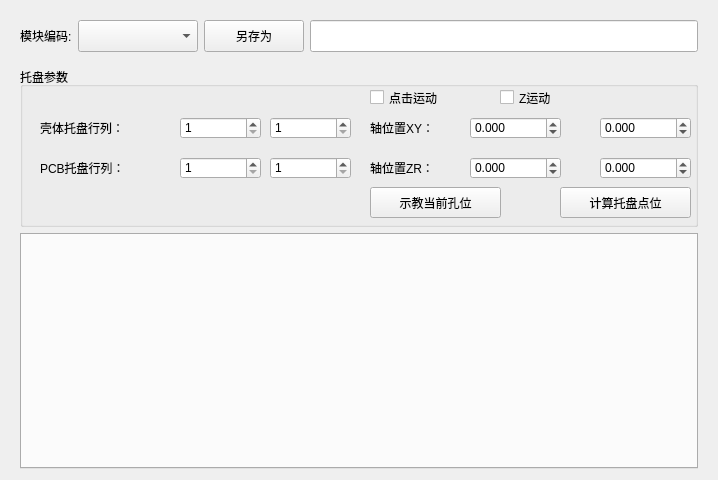
<?xml version="1.0" encoding="UTF-8"?>
<ui version="4.0">
 <class>WidgetRecipeTray</class>
 <widget class="QWidget" name="WidgetRecipeTray">
  <property name="geometry">
   <rect>
    <x>0</x>
    <y>0</y>
    <width>718</width>
    <height>480</height>
   </rect>
  </property>
  <property name="focusPolicy">
   <enum>Qt::StrongFocus</enum>
  </property>
  <property name="windowTitle">
   <string>Form</string>
  </property>
  <layout class="QVBoxLayout" name="verticalLayout_2">
   <item>
    <widget class="QWidget" name="widget_recipe" native="true">
     <property name="sizePolicy">
      <sizepolicy hsizetype="Preferred" vsizetype="Fixed">
       <horstretch>0</horstretch>
       <verstretch>0</verstretch>
      </sizepolicy>
     </property>
     <property name="minimumSize">
      <size>
       <width>0</width>
       <height>45</height>
      </size>
     </property>
     <property name="maximumSize">
      <size>
       <width>16777215</width>
       <height>50</height>
      </size>
     </property>
     <layout class="QGridLayout" name="gridLayout">
      <item row="0" column="0">
       <widget class="QLabel" name="label_3">
        <property name="text">
         <string>模块编码:</string>
        </property>
       </widget>
      </item>
      <item row="0" column="1">
       <widget class="QComboBox" name="comboBox_Recipe">
        <property name="sizePolicy">
         <sizepolicy hsizetype="Preferred" vsizetype="Preferred">
          <horstretch>0</horstretch>
          <verstretch>0</verstretch>
         </sizepolicy>
        </property>
        <property name="minimumSize">
         <size>
          <width>120</width>
          <height>0</height>
         </size>
        </property>
        <property name="styleSheet">
         <string notr="true">QComboBox{font:20px;height: 50px;}</string>
        </property>
       </widget>
      </item>
      <item row="0" column="2">
       <widget class="QPushButton" name="btnSave">
        <property name="sizePolicy">
         <sizepolicy hsizetype="Minimum" vsizetype="Preferred">
          <horstretch>0</horstretch>
          <verstretch>0</verstretch>
         </sizepolicy>
        </property>
        <property name="minimumSize">
         <size>
          <width>100</width>
          <height>0</height>
         </size>
        </property>
        <property name="text">
         <string>另存为</string>
        </property>
       </widget>
      </item>
      <item row="0" column="3">
       <widget class="QLineEdit" name="lineEdit">
        <property name="sizePolicy">
         <sizepolicy hsizetype="Expanding" vsizetype="Preferred">
          <horstretch>0</horstretch>
          <verstretch>0</verstretch>
         </sizepolicy>
        </property>
        <property name="minimumSize">
         <size>
          <width>0</width>
          <height>25</height>
         </size>
        </property>
       </widget>
      </item>
     </layout>
    </widget>
   </item>
   <item>
    <widget class="QWidget" name="widget" native="true">
     <layout class="QVBoxLayout" name="verticalLayout">
      <property name="topMargin">
       <number>0</number>
      </property>
      <property name="bottomMargin">
       <number>0</number>
      </property>
      <item>
       <widget class="QGroupBox" name="groupBox_2">
        <property name="sizePolicy">
         <sizepolicy hsizetype="Preferred" vsizetype="Preferred">
          <horstretch>0</horstretch>
          <verstretch>0</verstretch>
         </sizepolicy>
        </property>
        <property name="minimumSize">
         <size>
          <width>0</width>
          <height>160</height>
         </size>
        </property>
        <property name="maximumSize">
         <size>
          <width>16777215</width>
          <height>160</height>
         </size>
        </property>
        <property name="title">
         <string>托盘参数</string>
        </property>
        <widget class="QPushButton" name="btnCalcuTrayPos">
         <property name="geometry">
          <rect>
           <x>540</x>
           <y>120</y>
           <width>131</width>
           <height>31</height>
          </rect>
         </property>
         <property name="text">
          <string>计算托盘点位</string>
         </property>
        </widget>
        <widget class="QDoubleSpinBox" name="doubleSpinBoxPosX">
         <property name="geometry">
          <rect>
           <x>450</x>
           <y>50</y>
           <width>91</width>
           <height>22</height>
          </rect>
         </property>
         <property name="decimals">
          <number>3</number>
         </property>
         <property name="minimum">
          <double>-100000.000000000000000</double>
         </property>
         <property name="maximum">
          <double>100000.000000000000000</double>
         </property>
        </widget>
        <widget class="QDoubleSpinBox" name="doubleSpinBoxPosY">
         <property name="geometry">
          <rect>
           <x>580</x>
           <y>50</y>
           <width>91</width>
           <height>22</height>
          </rect>
         </property>
         <property name="decimals">
          <number>3</number>
         </property>
         <property name="minimum">
          <double>-100000.000000000000000</double>
         </property>
         <property name="maximum">
          <double>100000.000000000000000</double>
         </property>
        </widget>
        <widget class="QLabel" name="label_4">
         <property name="geometry">
          <rect>
           <x>350</x>
           <y>50</y>
           <width>91</width>
           <height>21</height>
          </rect>
         </property>
         <property name="text">
          <string>轴位置XY：</string>
         </property>
        </widget>
        <widget class="QCheckBox" name="checkBoxMove">
         <property name="geometry">
          <rect>
           <x>350</x>
           <y>10</y>
           <width>111</width>
           <height>41</height>
          </rect>
         </property>
         <property name="text">
          <string>点击运动</string>
         </property>
        </widget>
        <widget class="QLabel" name="label_5">
         <property name="geometry">
          <rect>
           <x>20</x>
           <y>50</y>
           <width>131</width>
           <height>21</height>
          </rect>
         </property>
         <property name="text">
          <string>壳体托盘行列：</string>
         </property>
        </widget>
        <widget class="QSpinBox" name="spinBox_trayRowsHolder">
         <property name="geometry">
          <rect>
           <x>160</x>
           <y>50</y>
           <width>81</width>
           <height>22</height>
          </rect>
         </property>
         <property name="minimum">
          <number>1</number>
         </property>
        </widget>
        <widget class="QSpinBox" name="spinBox_trayColsHolder">
         <property name="geometry">
          <rect>
           <x>250</x>
           <y>50</y>
           <width>81</width>
           <height>22</height>
          </rect>
         </property>
         <property name="minimum">
          <number>1</number>
         </property>
        </widget>
        <widget class="QPushButton" name="btnLoadPosToHole">
         <property name="geometry">
          <rect>
           <x>350</x>
           <y>120</y>
           <width>131</width>
           <height>31</height>
          </rect>
         </property>
         <property name="text">
          <string>示教当前孔位</string>
         </property>
        </widget>
        <widget class="QSpinBox" name="spinBox_trayColsPCB">
         <property name="geometry">
          <rect>
           <x>250</x>
           <y>90</y>
           <width>81</width>
           <height>22</height>
          </rect>
         </property>
         <property name="minimum">
          <number>1</number>
         </property>
        </widget>
        <widget class="QLabel" name="label_6">
         <property name="geometry">
          <rect>
           <x>20</x>
           <y>90</y>
           <width>131</width>
           <height>21</height>
          </rect>
         </property>
         <property name="text">
          <string>PCB托盘行列：</string>
         </property>
        </widget>
        <widget class="QSpinBox" name="spinBox_trayRowsPCB">
         <property name="geometry">
          <rect>
           <x>160</x>
           <y>90</y>
           <width>81</width>
           <height>22</height>
          </rect>
         </property>
         <property name="minimum">
          <number>1</number>
         </property>
        </widget>
        <widget class="QDoubleSpinBox" name="doubleSpinBoxPosR">
         <property name="geometry">
          <rect>
           <x>580</x>
           <y>90</y>
           <width>91</width>
           <height>22</height>
          </rect>
         </property>
         <property name="decimals">
          <number>3</number>
         </property>
         <property name="minimum">
          <double>-100000.000000000000000</double>
         </property>
         <property name="maximum">
          <double>100000.000000000000000</double>
         </property>
        </widget>
        <widget class="QDoubleSpinBox" name="doubleSpinBoxPosZ">
         <property name="geometry">
          <rect>
           <x>450</x>
           <y>90</y>
           <width>91</width>
           <height>22</height>
          </rect>
         </property>
         <property name="decimals">
          <number>3</number>
         </property>
         <property name="minimum">
          <double>-100000.000000000000000</double>
         </property>
         <property name="maximum">
          <double>100000.000000000000000</double>
         </property>
        </widget>
        <widget class="QLabel" name="label_8">
         <property name="geometry">
          <rect>
           <x>350</x>
           <y>90</y>
           <width>91</width>
           <height>21</height>
          </rect>
         </property>
         <property name="text">
          <string>轴位置ZR：</string>
         </property>
        </widget>
        <widget class="QCheckBox" name="checkBoxMoveZ">
         <property name="geometry">
          <rect>
           <x>480</x>
           <y>10</y>
           <width>101</width>
           <height>41</height>
          </rect>
         </property>
         <property name="text">
          <string>Z运动</string>
         </property>
        </widget>
       </widget>
      </item>
      <item>
       <widget class="QTabWidget" name="tabWidget">
        <property name="styleSheet">
         <string notr="true">QTabBar::tab { height: 30px;width: 100px; }
QTabWidget#tabWidget::tab-bar { 
	alignment: center; 
} </string>
        </property>
        <property name="currentIndex">
         <number>-1</number>
        </property>
        <property name="elideMode">
         <enum>Qt::ElideNone</enum>
        </property>
       </widget>
      </item>
     </layout>
    </widget>
   </item>
  </layout>
 </widget>
 <resources/>
 <connections/>
</ui>
